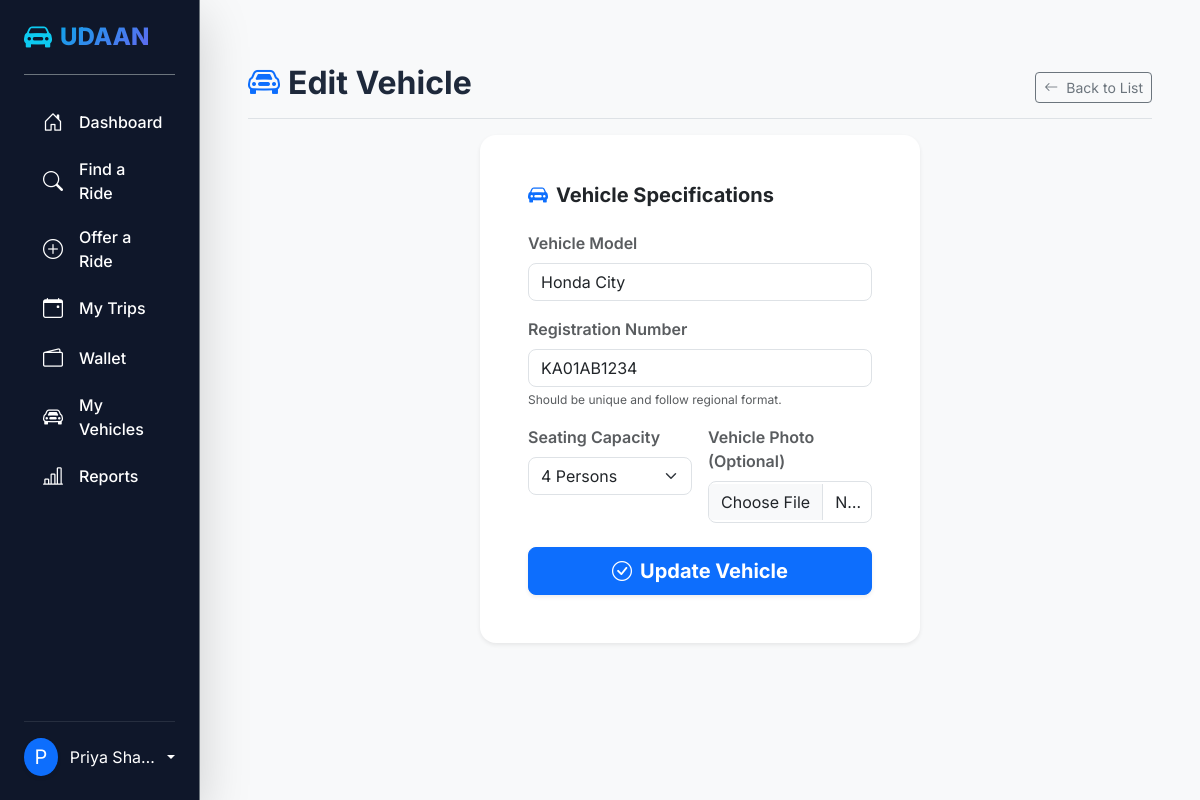
Page /public/vehicles/1/edit (signed in) on the committed database.
### tables this page shows
CREATE TABLE vehicles (
    id                    INT UNSIGNED AUTO_INCREMENT PRIMARY KEY,
    owner_id              INT UNSIGNED NOT NULL,
    model                 VARCHAR(100) NOT NULL,
    registration_number   VARCHAR(20) NOT NULL UNIQUE,
    seating_capacity      TINYINT UNSIGNED NOT NULL,
    status                ENUM('active','inactive') NOT NULL DEFAULT 'active',
    created_at            TIMESTAMP NOT NULL DEFAULT CURRENT_TIMESTAMP,
    CONSTRAINT fk_vehicles_owner FOREIGN KEY (owner_id) REFERENCES users(id)
        ON DELETE CASCADE
);

### app/Core/Controller.php (called while the page is built, shortened)
<?php
class Controller
{
    protected function view(string $path, array $data = []): void
    {
        extract($data);
        $baseUrl = $this->baseUrl();
        $viewFile = dirname(__DIR__) . "/Views/{$path}.php";
        require $viewFile;
    }
    protected function baseUrl(): string
    {
        $scriptName = $_SERVER['SCRIPT_NAME'] ?? '';
        return dirname($scriptName);
    }
}

### app/Controllers/VehicleController.php (called while the page is built, shortened)
<?php
class VehicleController extends Controller
{
    public function edit(string $id): void
    {
        $model   = new Vehicle();
        $vehicle = $model->findById((int)$id);
        $this->view('vehicles/form', [
            'vehicle' => $vehicle,
            'flash'   => $this->getFlash(),
        ]);
    }
}

### public/index.php (called while the page is built, shortened)
<?php
$router = require_once __DIR__ . '/../routes/web.php';
$router->dispatch($_SERVER['REQUEST_METHOD'], $_SERVER['REQUEST_URI']);

### app/Core/Database.php (called while the page is built, shortened)
<?php
class Database
{
    private static ?\PDO $instance = null;
    public static function getConnection(): \PDO
    {
        if (self::$instance === null) {
            $host = $_ENV['DB_HOST'] ?? 'localhost';
            $db   = $_ENV['DB_NAME'] ?? 'carpooling_platform';
            $user = $_ENV['DB_USER'] ?? 'root';
            $pass = $_ENV['DB_PASS'] ?? '';
            $dsn = "mysql:host={$host};dbname={$db};charset=utf8mb4";
            self::$instance = new \PDO($dsn, $user, $pass, [
                \PDO::ATTR_ERRMODE            => \PDO::ERRMODE_EXCEPTION,
                \PDO::ATTR_DEFAULT_FETCH_MODE => \PDO::FETCH_ASSOC,
                \PDO::ATTR_EMULATE_PREPARES   => false,
            ]);
        }
        return self::$instance;
    }
}

### app/Core/Model.php (called while the page is built, shortened)
<?php
class Model
{
    public function __construct()
    {
        $this->db = Database::getConnection();
    }
}

### app/Models/Vehicle.php (called while the page is built, shortened)
<?php
class Vehicle extends Model
{
    public function findById(int $id): ?array
    {
        $stmt = $this->db->prepare("SELECT * FROM vehicles WHERE id = ?");
        $stmt->execute([$id]);
        return $stmt->fetch() ?: null;
    }
}

### app/Views/vehicles/form.php (the view, shortened to what this page needs)
<?php
$isEdit = !empty($vehicle);
$title  = $isEdit ? "Edit Vehicle" : "Add Vehicle";
require_once dirname(__DIR__) . '/layouts/header.php';
require_once dirname(__DIR__) . '/layouts/sidebar.php';
?>
<div class="d-flex justify-content-between flex-wrap flex-md-nowrap align-items-center pt-3 pb-2 mb-3 border-bottom">
    <h1 class="h2 fw-bold"><i class="bi bi-car-front me-2 text-primary"></i><?= $title ?></h1>
    <a href="<?= $baseUrl ?>/vehicles" class="btn btn-outline-secondary btn-sm"><i class="bi bi-arrow-left me-2"></i>Back to List</a>
</div>
<div class="row">
    <div class="col-12 col-lg-6 mx-auto">
        <div class="card border-0 shadow-sm rounded-4 p-4 p-md-5">
            <h5 class="fw-bold mb-4 text-dark"><i class="bi bi-car-front-fill me-2 text-primary"></i>Vehicle Specifications</h5>
            <form action="<?= $baseUrl ?>/vehicles<?= $isEdit ? '/' . $vehicle['id'] . '/update' : '' ?>" method="POST" enctype="multipart/form-data">
                <div class="mb-3">
                    <label for="model" class="form-label fw-semibold text-muted">Vehicle Model</label>
                    <input type="text" class="form-control py-2.5 rounded-3" id="model" name="model" required placeholder="e.g. Honda City, Maruti Swift" value="<?= $isEdit ? htmlspecialchars($vehicle['model']) : '' ?>">
                </div>
                <div class="mb-3">
                    <label for="registration_number" class="form-label fw-semibold text-muted">Registration Number</label>
                    <input type="text" class="form-control py-2.5 rounded-3" id="registration_number" name="registration_number" required placeholder="e.g. GJ01AB1234" value="<?= $isEdit ? htmlspecialchars($vehicle['registration_number']) : '' ?>">
                    <div class="form-text text-muted" style="font-size: 0.75rem;">Should be unique and follow regional format.</div>
                </div>
                <div class="row g-3 mb-4">
                    <div class="col-6">
                        <label for="seating_capacity" class="form-label fw-semibold text-muted">Seating Capacity</label>
                        <select class="form-select py-2.5 rounded-3" id="seating_capacity" name="seating_capacity" required>
                            <option value="4" <?= $isEdit && (int)$vehicle['seating_capacity'] === 4 ? 'selected' : '' ?>>4 Persons</option>
                        </select>
                    </div>
                    <div class="col-6">
                        <label for="photo" class="form-label fw-semibold text-muted">Vehicle Photo (Optional)</label>
                        <input type="file" class="form-control py-2 rounded-3" id="photo" name="photo" accept="image/*">
                    </div>
                </div>
                <button type="submit" class="btn btn-primary btn-lg w-100 fw-bold rounded-3 shadow-sm py-2.5">
                    <i class="bi bi-check-circle me-2"></i><?= $isEdit ? 'Update Vehicle' : 'Register Vehicle' ?>
                </button>
            </form>
        </div>
    </div>
</div>
<?php
require_once dirname(__DIR__) . '/layouts/footer.php';
?>

### app/Core/Router.php (shortened to what this page needs)
<?php
class Router
{
    private array $routes = [];
    public function add(string $method, string $path, array $handler, array $middleware = []): void
    {
        $this->routes[] = compact('method', 'path', 'handler', 'middleware');
    }
    public function dispatch(string $method, string $uri): void
    {
        $uri = strtok($uri, '?');
        $uri = rtrim($uri, '/') ?: '/';
        $basePath = $this->getBasePath();
        if ($basePath && str_starts_with($uri, $basePath)) {
            $uri = substr($uri, strlen($basePath)) ?: '/';
        }
        foreach ($this->routes as $route) {
            if ($route['method'] !== $method) {
                continue;
            }
            $params = [];
            if ($this->matches($route['path'], $uri, $params)) {
                [$class, $action] = $route['handler'];
                $controller = new $class();
                $controller->$action(...array_values($params));
                return;
            }
        }
    }
    private function matches(string $pattern, string $uri, array &$params): bool
    {
        $regex = preg_replace('#:(\w+)#', '(?P<$1>[^/]+)', $pattern);
        if (preg_match("#^{$regex}$#", $uri, $matches)) {
            return true;
        }
        return false;
    }
    private function getBasePath(): string
    {
        $scriptName = $_SERVER['SCRIPT_NAME'] ?? '';
        return dirname($scriptName);
    }
}

### public/assets/css/style.css (style rules this page uses)
body { font-family: 'Inter', system-ui, -apple-system, sans-serif; background-color: #f8fafc; color: #1e293b; overflow-x: hidden; }

### rows in the picture
vehicles: model "Honda City", registration_number "KA01AB1234", seating_capacity "4 Persons"
